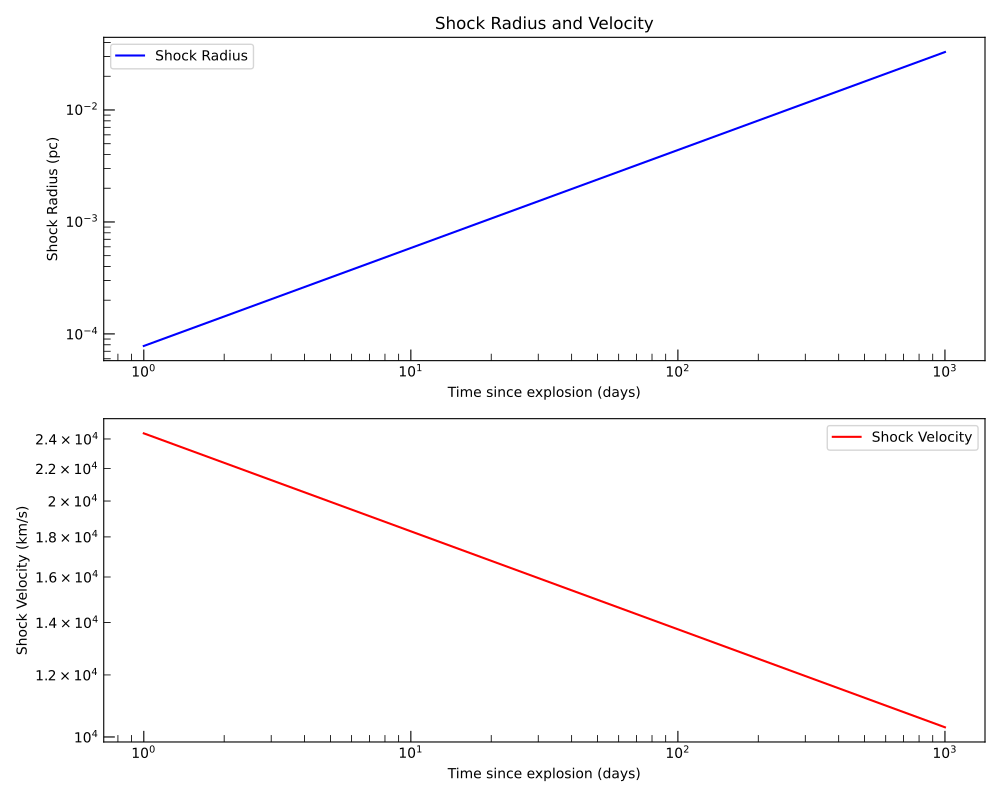

Reproduce this figure in Python.
import numpy as np
import matplotlib.pyplot as plt
from triceratops.dynamics.supernovae.shock_dynamics import ChevalierSelfSimilarWindShockEngine
from triceratops.utils.plot_utils import set_plot_style
from astropy import units as u

# Define the shock engine
shock_engine = ChevalierSelfSimilarWindShockEngine()

# Define parameters
params = {
    "E_ej": 1e51 * u.erg,
    "M_ej": 1.4 * u.M_sun,
    "M_dot": 1e-5 * u.M_sun / u.yr,
    "v_w": 1e6 * u.cm / u.s,
    "n": 10,
    "delta": 0,
}

# Time array (days)
time = np.geomspace(1, 1000, 500) * u.day

# Compute the shock properties.
shock_properties = shock_engine.compute_shock_properties(
    time,
    E_ej=params["E_ej"],
    M_ej=params["M_ej"],
    M_dot=params["M_dot"],
    v_wind=params["v_w"],
    n=params["n"],
    delta=params["delta"],
)

# Extract the shock radius and velocity
shock_radius = shock_properties["radius"]
shock_velocity = shock_properties["velocity"]

# Plotting
set_plot_style()

fig, axes = plt.subplots(2, 1, figsize=(10, 8))

# Plot Shock Radius
axes[0].loglog(time.to_value(u.day), shock_radius.to_value(u.pc), label="Shock Radius", color="blue")
axes[0].set_xlabel("Time since explosion (days)")
axes[0].set_ylabel("Shock Radius (pc)")
axes[0].set_title("Shock Radius and Velocity")
axes[0].legend()

# Plot Shock Velocity
axes[1].loglog(time.to_value(u.day), shock_velocity.to_value(u.km / u.s), label="Shock Velocity", color="red")
axes[1].set_xlabel("Time since explosion (days)")
axes[1].set_ylabel("Shock Velocity (km/s)")
axes[1].legend()
plt.tight_layout()
plt.show()
